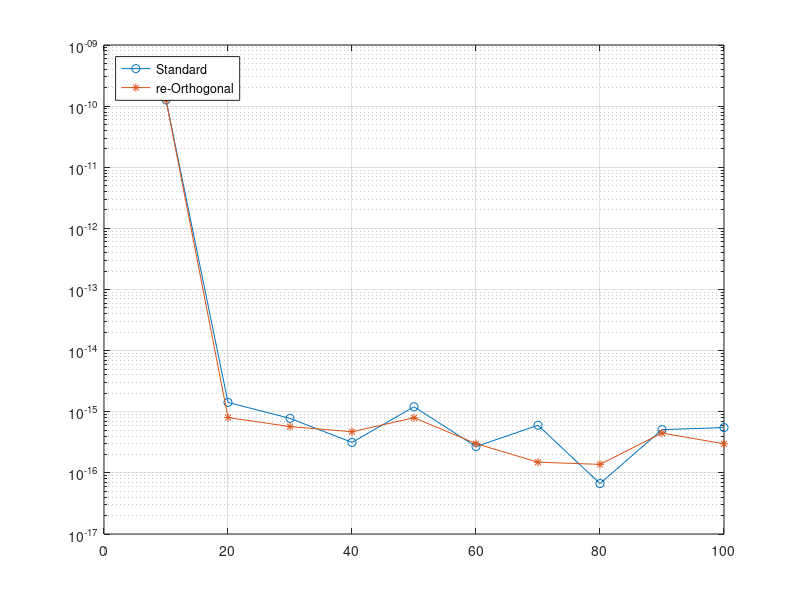

This figure's MATLAB source:
relar = [1.2642e-10
1.4205e-15
7.7958e-16
3.1532e-16
1.2051e-15
2.6948e-16
6.0164e-16
6.6849e-17
5.102e-16
5.5125e-16];

relor = [1.2642e-10
8.0496e-16
5.7115e-16
4.7062e-16
7.9729e-16
3.0082e-16
1.4948e-16
1.3781e-16
4.4843e-16
2.9896e-16];

figure(7)
X = 10:10:100;
semilogy(X, relar, '-o',X, relor, '-*')
legend('Standard','re-Orthogonal','Location','northwest')
grid on